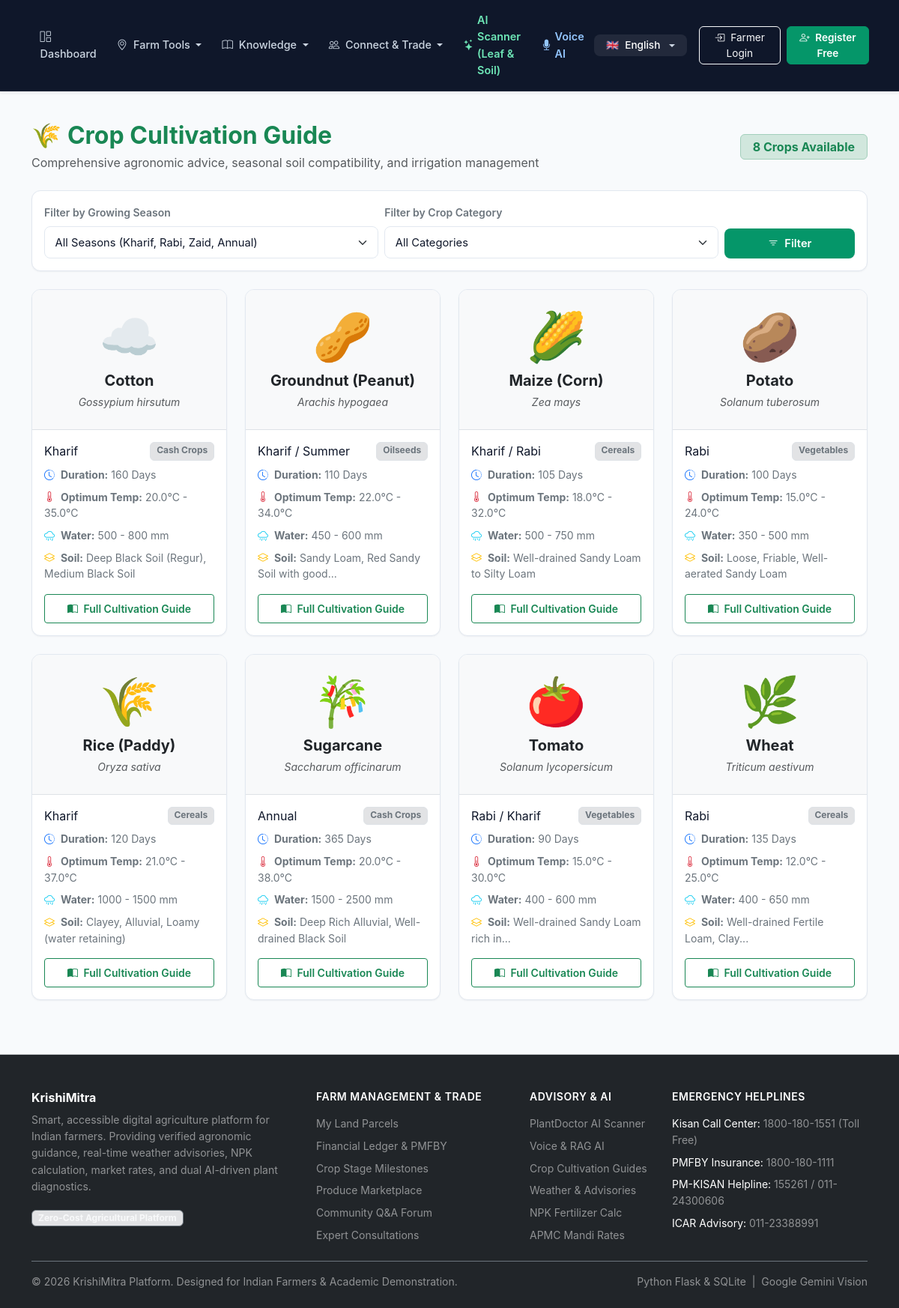
The app's page /crops/ with its own data.
### tables this page shows
CREATE TABLE crops (
    id INTEGER PRIMARY KEY AUTOINCREMENT,
    name TEXT NOT NULL,
    scientific_name TEXT,
    category TEXT NOT NULL,        -- Cereals, Pulses, Cash Crops, Oilseeds, Vegetables
    season TEXT NOT NULL,          -- Kharif, Rabi, Zaid
    suitable_soil TEXT NOT NULL,
    min_temp REAL NOT NULL,
    max_temp REAL NOT NULL,
    rainfall_mm TEXT NOT NULL,
    duration_days INTEGER NOT NULL,
    sowing_guide TEXT NOT NULL,
    irrigation_guide TEXT NOT NULL,
    fertilizer_guide TEXT NOT NULL,
    harvesting_guide TEXT NOT NULL,
    icon TEXT DEFAULT '🌾'
);

### app/routes/crops.py (the view)
@crops_bp.route('/')
def index():
    db = get_db()
    season = request.args.get('season', '').strip()
    category = request.args.get('category', '').strip()
    query = "SELECT * FROM crops WHERE 1=1"
    params = []
    if season:
        query += " AND season LIKE ?"
        params.append(f"%{season}%")
    if category:
        query += " AND category = ?"
        params.append(category)
    query += " ORDER BY name ASC"
    crops = db.execute(query, params).fetchall()
    return render_template('crops/index.html', crops=crops, selected_season=season, selected_category=category)

### app/database/db.py (called while the page is built, shortened)
def get_db():
    if 'db' not in g:
        db_url = current_app.config.get('DATABASE_URL') or os.environ.get('DATABASE_URL')
        db_path = current_app.config.get('DATABASE', 'krishimitra.db')
        conn = sqlite3.connect(db_path)
        conn.row_factory = sqlite3.Row
        g.db = conn
        g.db_backend = 'sqlite'
    return g.db

### app/translations/languages.py (called while the page is built)
def get_translation(key: str, lang: str = 'en') -> str:
    if not lang or lang not in SUPPORTED_LANGUAGES:
        lang = 'en'
    entry = TRANSLATIONS.get(key)
    if not entry:
        return key
    return entry.get(lang, entry.get('en', key))

### app/templates/crops/index.html (shortened to what this page needs)
{% extends "base.html" %}
{% block content %}
<div class="container py-4">
  <div class="d-flex flex-column flex-md-row justify-content-between align-items-md-center mb-4 gap-2">
    <div>
      <h2 class="fw-bold text-success mb-1">
        <span class="me-2">🌾</span>Crop Cultivation Guide
      </h2>
      <p class="text-muted mb-0">Comprehensive agronomic advice, seasonal soil compatibility, and irrigation management</p>
    </div>
    <span class="badge bg-success-subtle text-success border border-success-subtle px-3 py-2 fs-6">
      {{ crops|length }} Crops Available
    </span>
  </div>
  <div class="farm-card p-3 mb-4">
    <form method="GET" action="{{ url_for('crops.index') }}" class="row g-2 align-items-end">
      <div class="col-md-5">
        <label for="seasonSelect" class="form-label fw-semibold small text-secondary">Filter by Growing Season</label>
        <select class="form-select" id="seasonSelect" name="season">
          <option value="">All Seasons (Kharif, Rabi, Zaid, Annual)</option>
        </select>
      </div>
      <div class="col-md-5">
        <label for="categorySelect" class="form-label fw-semibold small text-secondary">Filter by Crop Category</label>
        <select class="form-select" id="categorySelect" name="category">
          <option value="">All Categories</option>
        </select>
      </div>
      <div class="col-md-2 d-flex gap-2">
        <button type="submit" class="btn btn-agri w-100 py-2">
          <i class="bi bi-filter me-1"></i> Filter
        </button>
      </div>
    </form>
  </div>
  {% if crops %}
    <div class="row g-4">
      {% for crop in crops %}
      <div class="col-md-6 col-lg-4 col-xl-3">
        <div class="farm-card h-100 d-flex flex-column">
          <div class="p-4 text-center bg-light border-bottom">
            <div class="display-3 mb-2">{{ crop['icon'] }}</div>
            <h5 class="fw-bold text-dark mb-1">{{ crop['name'] }}</h5>
            <small class="text-muted fst-italic">{{ crop['scientific_name'] }}</small>
          </div>
          <div class="p-3 flex-grow-1 d-flex flex-column justify-content-between">
            <div class="mb-3">
              <div class="d-flex justify-content-between mb-2">
                <span class="badge-crop">{{ crop['season'] }}</span>
                <span class="badge bg-secondary-subtle text-secondary border">{{ crop['category'] }}</span>
              </div>
              <div class="small text-secondary mb-2">
                <i class="bi bi-clock-history me-1 text-primary"></i> <strong>Duration:</strong> {{ crop['duration_days'] }} Days
              </div>
              <div class="small text-secondary mb-2">
                <i class="bi bi-thermometer-half me-1 text-danger"></i> <strong>Optimum Temp:</strong> {{ crop['min_temp'] }}°C - {{ crop['max_temp'] }}°C
              </div>
              <div class="small text-secondary mb-2">
                <i class="bi bi-cloud-rain me-1 text-info"></i> <strong>Water:</strong> {{ crop['rainfall_mm'] }}
              </div>
              <div class="small text-secondary">
                <i class="bi bi-layers me-1 text-warning"></i> <strong>Soil:</strong> {{ crop['suitable_soil']|truncate(40) }}
              </div>
            </div>
            <a href="{{ url_for('crops.detail', crop_id=crop['id']) }}" class="btn btn-outline-success btn-sm w-100 py-2 fw-semibold">
              <i class="bi bi-book-half me-1"></i> Full Cultivation Guide
            </a>
          </div>
        </div>
      </div>
      {% endfor %}
    </div>
  {% endif %}
</div>
{% endblock %}

### app/static/css/style.css (style rules this page uses)
body { top: 0px !important; }
:root { --primary-green: #059669; --primary-dark: #047857; --primary-light: #10b981; --primary-subtle: #ecfdf5; --primary-border: #a7f3d0; --bg-app: #f8fafc; --surface-card: #ffffff; --surface-muted: #f1f5f9; --text-main: #0f172a; --text-secondary: #475569; --text-muted: #94a3b8; --border-light: #e2e8f0; --border-focus: #059669; --accent-amber: #d97706; --accent-amber-subtle: #fffbeb; --accent-red: #dc2626; --accent-blue: #2563eb; --shadow-sm: 0 1px 2px 0 rgb(15 23 42 / 0.05); --shadow-md: 0 4px 6px -1px rgb(15 23 42 / 0.07), 0 2px 4px -2px rgb(15 23 42 / 0.05); --shadow-lg: 0 10px 15px -3px rgb(15 23 42 / 0.08), 0 4px 6px -4px rgb(15 23 42 / 0.04); }
body { font-family: -apple-system, BlinkMacSystemFont, "Plus Jakarta Sans", "Inter", "Segoe UI", Roboto, sans-serif; background-color: var(--bg-app); color: var(--text-main); min-height: 100vh; display: flex; flex-direction: column; line-height: 1.55; -webkit-font-smoothing: antialiased; }
.farm-card { background: var(--surface-card); border: 1px solid var(--border-light); border-radius: 12px; box-shadow: var(--shadow-sm); transition: border-color 0.2s ease, box-shadow 0.2s ease; overflow: hidden; }
.btn-agri { background-color: var(--primary-green); color: #ffffff; font-weight: 600; font-size: 0.92rem; border: 1px solid transparent; border-radius: 8px; padding: 0.55rem 1.25rem; transition: all 0.15s ease-in-out; box-shadow: var(--shadow-sm); }
.form-control, .form-select { border: 1px solid var(--border-light); border-radius: 8px; padding: 0.6rem 0.85rem; font-size: 0.92rem; color: var(--text-main); background-color: #ffffff; transition: border-color 0.15s ease, box-shadow 0.15s ease; }

### records on screen
crops: icon "☁️", name "Cotton", scientific_name "Gossypium hirsutum", season "Kharif", category "Cash Crops", duration_days "160", min_temp "20.0", max_temp "35.0", rainfall_mm "500 - 800 mm", suitable_soil "Deep Black Soil (Regur), Medium Black Soil"
crops: icon "🥜", name "Groundnut (Peanut)", scientific_name "Arachis hypogaea", season "Kharif / Summer", category "Oilseeds", duration_days "110", min_temp "22.0", max_temp "34.0", rainfall_mm "450 - 600 mm", suitable_soil "Sandy Loam, Red Sandy Soil with good..."
crops: icon "🌽", name "Maize (Corn)", scientific_name "Zea mays", season "Kharif / Rabi", category "Cereals", duration_days "105", min_temp "18.0", max_temp "32.0", rainfall_mm "500 - 750 mm", suitable_soil "Well-drained Sandy Loam to Silty Loam"
crops: icon "🥔", name "Potato", scientific_name "Solanum tuberosum", season "Rabi", category "Vegetables", duration_days "100", min_temp "15.0", max_temp "24.0", rainfall_mm "350 - 500 mm", suitable_soil "Loose, Friable, Well-aerated Sandy Loam"
crops: icon "🌾", name "Rice (Paddy)", scientific_name "Oryza sativa", season "Kharif", category "Cereals", duration_days "120", min_temp "21.0", max_temp "37.0", rainfall_mm "1000 - 1500 mm", suitable_soil "Clayey, Alluvial, Loamy (water retaining)"
crops: icon "🎋", name "Sugarcane", scientific_name "Saccharum officinarum", season "Annual", category "Cash Crops", duration_days "365", min_temp "20.0", max_temp "38.0", rainfall_mm "1500 - 2500 mm", suitable_soil "Deep Rich Alluvial, Well-drained Black Soil"
crops: icon "🍅", name "Tomato", scientific_name "Solanum lycopersicum", season "Rabi / Kharif", category "Vegetables", duration_days "90", min_temp "15.0", max_temp "30.0", rainfall_mm "400 - 600 mm", suitable_soil "Well-drained Sandy Loam rich in..."
crops: icon "🌿", name "Wheat", scientific_name "Triticum aestivum", season "Rabi", category "Cereals", duration_days "135", min_temp "12.0", max_temp "25.0", rainfall_mm "400 - 650 mm", suitable_soil "Well-drained Fertile Loam, Clay..."

### other values on screen
{{ t('nav_dashboard') }} "Dashboard"
{{ t('nav_plantdoctor') }} "AI Scanner (Leaf & Soil)"
{{ t('nav_login') }} "Farmer Login"
{{ t('nav_register') }} "Register Free"
{{ crops|length }} "8"
